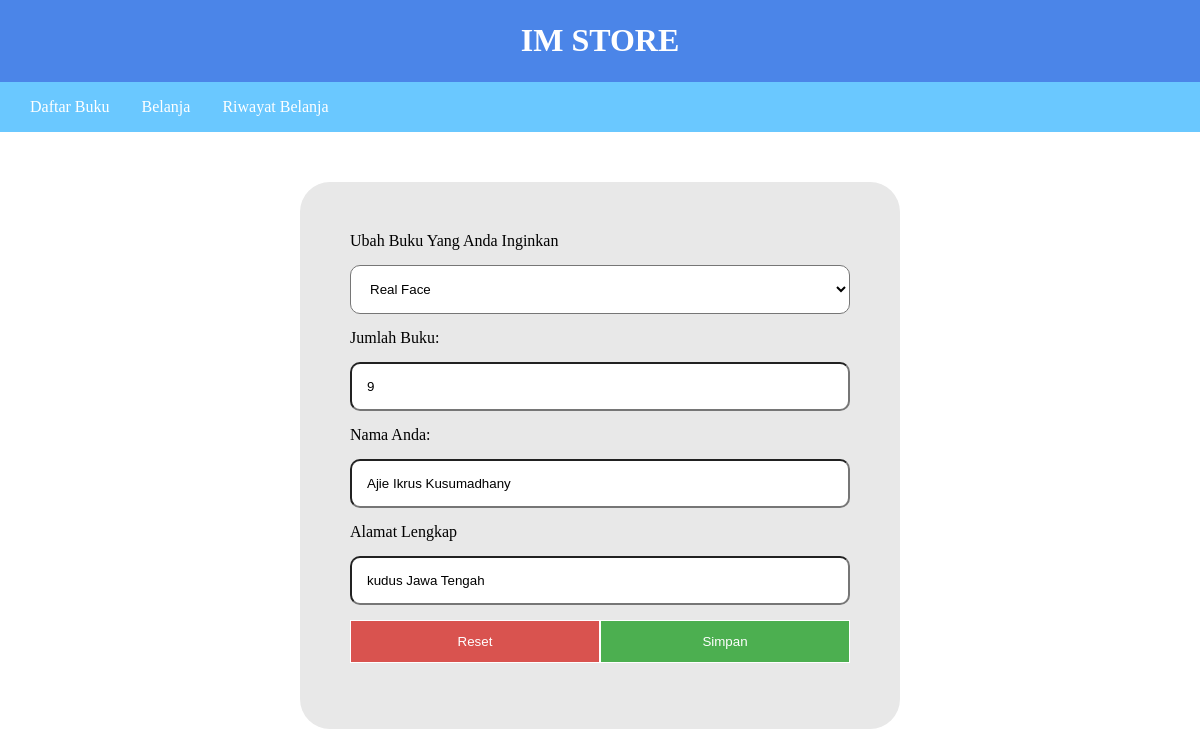
The app's page /edit.php?hal=edit&id=57 with its own data.
### tables this page shows
CREATE TABLE `ttransaksi` (
  `id_buku` int(11) NOT NULL,
  `nama_buku` varchar(100) NOT NULL,
  `jumlah_buku` int(10) NOT NULL,
  `nama` varchar(30) NOT NULL,
  `alamat` varchar(100) NOT NULL
);

### edit.php (the view, shortened to what this page needs)
<?php
include "koneksi.php";
    echo "<link rel='stylesheet' type='text/css' href='style.css' />";
    $id = $_GET['id'];
    $tampil = mysqli_query($koneksi,"select * from ttransaksi where id_buku='$id'");
    $data = mysqli_fetch_array($tampil);?>
<!DOCTYPE html>
<html lang="id">
<head>
</head>
<body>
  <div class="header">
    <h1>IM STORE</h1>
  </div>
    <div class="nav">
        <a href="index.php">Daftar Buku</a>
        <a href="form-belanja.php">Belanja</a>
        <a href="riwayat-belanja.php">Riwayat Belanja</a>
    </div>
  <div class="form">
    <div class="form_belanja">
    <form action="update.php?id=<?=$data['id_buku']?>" method="post">
    <label>Ubah Buku Yang Anda Inginkan</label>
    <select name="nama_buku">
    <option value="<?=$data['nama_buku']?>"><?=$data['nama_buku']?></option>
    </select>
      Jumlah Buku:
      <input type="number" name="jumlah_buku" value="<?=$data['jumlah_buku']?>" required /><br />
      Nama Anda:
      <input type="text" name="nama" value="<?=$data['nama']?>" required /><br />
      Alamat Lengkap
      <input type="text" name="alamat" value="<?=$data['alamat']?>" required /><br />
      <button type="submit" class="beli" name="dbeli">Simpan</button>
	  <button type="reset" class="kosongkan" name="dkosongkan">Reset</button>
    </form>
</div>
</div>
</body>
</html>

### style.css (style rules this page uses)
html, body { margin:0; padding:0; width:100%; }
.header { padding: 1px; background-color: #3e7ce7ed; text-align: center; color: #ffffff; }
.nav { padding: 1em; background-color: #6AC8FF; }
.nav a { color: white; padding: 14px; text-decoration: none; }
.form { margin-top: 50px; margin-bottom: 50px; }
.form_belanja { max-width: 500px; margin: auto; border-radius: 30px; padding: 50px; background-color: rgb(232, 232, 232); }
input[type="text"], input[type="number"], select[name="nama_buku"] { margin-top: 50px; margin: 15px auto; border-radius: 10px; width: 100%; padding: 15px; background-color: #ffffff; }
.beli,.daftarbuku { float: right; width: 50%; padding: 13px; border: 1px solid #fff; cursor: pointer; color: #fff; background-color: #4caf50; }
.kosongkan,.ubah { width: 50%; padding: 13px; border: 1px solid #fff; cursor: pointer; color: #fff; background-color: #d9534f; }
a { text-decoration: none; color: black; }

### records on screen
ttransaksi: nama_buku "Real Face", jumlah_buku "9", nama "Ajie Ikrus Kusumadhany", alamat "kudus Jawa Tengah"
